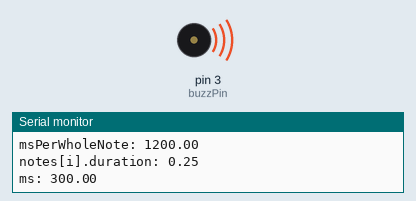
Recording of a sketch running on a simulated Arduino Uno, built with avr-gcc and run on an emulated ATmega328P. Parts: buzzer (waves = sounding), the last lines printed to the serial monitor.

Above: at 0.16 s.
At 2.8 s:
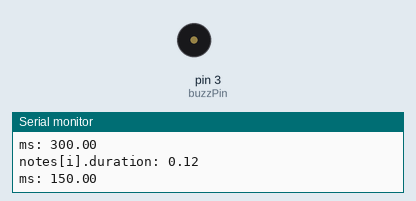
Timing chart, 0 to 3.1 s (numbered marks = the images above):
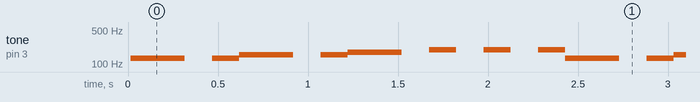

The sketch:

analog-buzz.ino
```cpp
#include "notes.h"

#define HALF_NOTE (1.0/2.0)
#define QUARTER_NOTE (1.0/4.0)
#define EIGHT_NOTE (1.0/8.0)

int buzzPin = 3;

struct Note {
  bool pause;
  int pitch;
  float duration;
};

Note note(int pitch, float duration) {
  return { false, pitch, duration };
}

Note pause(float duration) {
  return { true, 0, duration };
}

void playMelody(float beatsPerMinute, int n, Note notes[]) {
  float msPerWholeNote = 4 * 60000.0 / beatsPerMinute;
  Serial.print("msPerWholeNote: ");
  Serial.println(msPerWholeNote);

  for (int i = 0; i < n; ++i) {
    Serial.print("notes[i].duration: ");
    Serial.println(notes[i].duration);
    float ms = msPerWholeNote * notes[i].duration;
    Serial.print("ms: ");
    Serial.println(ms);

    if (!notes[i].pause)
      tone(buzzPin, notes[i].pitch, ms);

     delay(ms);
  }
}

const Note test[] = {
  note(NOTE_C3, EIGHT_NOTE),
  note(NOTE_D3, EIGHT_NOTE),
  note(NOTE_E3, EIGHT_NOTE),
  note(NOTE_D3, EIGHT_NOTE),
  note(NOTE_C3, HALF_NOTE)
};
const int testLength = sizeof(test) / sizeof(Note);

const Note meow[] = {
  note(NOTE_C3, QUARTER_NOTE),
  pause(EIGHT_NOTE),

  note(NOTE_C3, EIGHT_NOTE),
  note(NOTE_DS3, QUARTER_NOTE),
  pause(EIGHT_NOTE),

  note(NOTE_DS3, EIGHT_NOTE),
  note(NOTE_F3, QUARTER_NOTE),
  pause(EIGHT_NOTE),

  note(NOTE_G3, EIGHT_NOTE),
  pause(EIGHT_NOTE),
  note(NOTE_G3, EIGHT_NOTE),
  pause(EIGHT_NOTE),
  note(NOTE_G3, EIGHT_NOTE),

  note(NOTE_C3, QUARTER_NOTE),
  pause(EIGHT_NOTE),

  note(NOTE_C3, EIGHT_NOTE),
  note(NOTE_DS3, QUARTER_NOTE),
  pause(EIGHT_NOTE),

  note(NOTE_DS3, EIGHT_NOTE),
  note(NOTE_F3, QUARTER_NOTE),
  pause(EIGHT_NOTE),

  note(NOTE_AS2, EIGHT_NOTE),
  pause(EIGHT_NOTE),
  note(NOTE_AS2, EIGHT_NOTE),
  pause(EIGHT_NOTE),
  note(NOTE_B2, EIGHT_NOTE),
};
const int meowLength = sizeof(meow) / sizeof(Note);

void setup() {
  pinMode(buzzPin, OUTPUT);
  Serial.begin(9600);

  Serial.print("QUARTER_NOTE");
  Serial.println(QUARTER_NOTE);
}

void loop() {
  playMelody(200, meowLength, meow);
}
```

notes.h
```cpp
#define NOTE_B0 31

#define NOTE_C1 33
#define NOTE_CS1 35
#define NOTE_D1 37
#define NOTE_DS1 39
#define NOTE_E1 41
#define NOTE_F1 44
#define NOTE_FS1 46
#define NOTE_G1 49
#define NOTE_GS1 52
#define NOTE_A1 55
#define NOTE_AS1 58
#define NOTE_B1 62

#define NOTE_C2 65
#define NOTE_CS2 69
#define NOTE_D2 73
#define NOTE_DS2 78
#define NOTE_E2 82
#define NOTE_F2 87
#define NOTE_FS2 93
#define NOTE_G2 98
#define NOTE_GS2 104
#define NOTE_A2 110
#define NOTE_AS2 117
#define NOTE_B2 123

#define NOTE_C3 131
#define NOTE_CS3 139
#define NOTE_D3 147
#define NOTE_DS3 156
#define NOTE_E3 165
#define NOTE_F3 175
#define NOTE_FS3 185
#define NOTE_G3 196
#define NOTE_GS3 208
#define NOTE_A3 220
#define NOTE_AS3 233
#define NOTE_B3 247
```

Measured:
- by itself, tone on pin 3 (buzzPin): plays 131 Hz for 0.30 s, 131 Hz for 0.15 s, 156 Hz for 0.30 s, 156 Hz for 0.15 s, 175 Hz for 0.30 s, 196 Hz for 0.15 s … (431 notes in this stretch)
